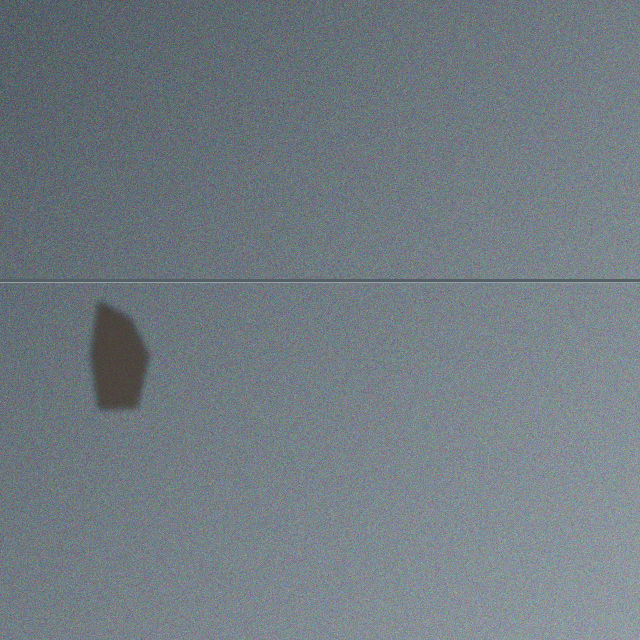
#> input picture Backend/data/datasets/sample_inspections/images/sample_contamination_specimen.png, 640 x 640 px
$ python -i detection_service.py   (imports and definitions only)
#> lines starting #> are read from the running program, lines starting #| are printed output that depends on the picture; after the words box and inside, x2 and y2 are one past the last pixel; in counts of white or black regions, pixels touching at a corner belong together
"""
AI Computer Vision Defect Detection Service for Marine Defense Platform Coating Inspection.
Performs real feature segmentation (corrosion, scratches, blisters, inclusions) with bounding boxes.
"""

import cv2
import numpy as np
from PIL import Image

def detect(image_path: str) -> list[dict]:
    """
    Detects real defects in naval coating specimens:
    - Corrosion / Rust contamination (HSV color analysis)
    - Mechanical scratches & cracking (Morphological edge & line filters)
    - Blistering & Inclusions (Luminance anomaly thresholding)
    """
    detections = []
    try:
        img = cv2.imread(str(image_path))
#> img is the input picture: shape (640, 640, 3); mean B, G, R 130.7, 123.9, 114.1
        if img is None:
            return []
        height, width = img.shape[:2]
#> height = 640; width = 640

        # 1. Detect Rust / Corrosion Contamination (Orange / Brown hues in HSV)
        hsv = cv2.cvtColor(img, cv2.COLOR_BGR2HSV)
#> hsv: shape (640, 640, 3); mean H, S, V 98.9, 45.6, 135
        mask_rust = cv2.inRange(hsv, np.array([6, 60, 50]), np.array([28, 255, 255]))
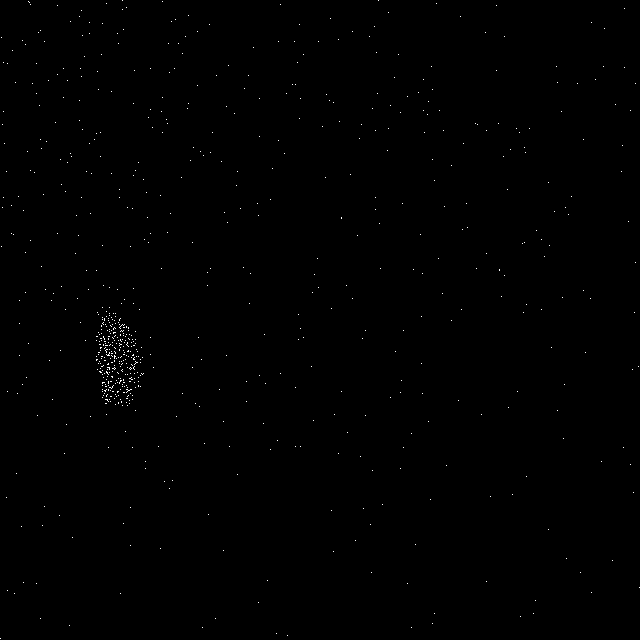
#> mask_rust: shape (640, 640); 0.22% white in thin lines or dots
        kernel = cv2.getStructuringElement(cv2.MORPH_RECT, (5, 5))
        mask_rust = cv2.morphologyEx(mask_rust, cv2.MORPH_CLOSE, kernel)
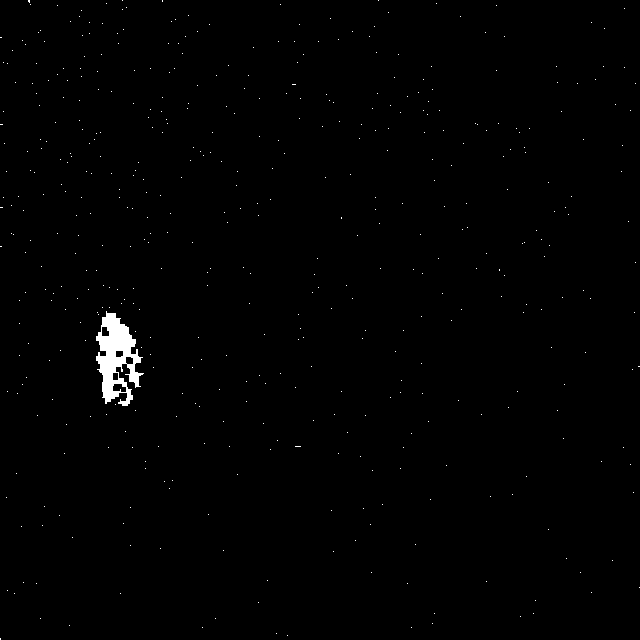
#> mask_rust: shape (640, 640); 0.69% white; 482 white regions (481 under 20 px)
        rust_contours, _ = cv2.findContours(mask_rust, cv2.RETR_EXTERNAL, cv2.CHAIN_APPROX_SIMPLE)
#> rust_contours = 482 contours, 481 with area under 20; largest, box (x1, y1, x2, y2) and area: (96, 311, 144, 406) 2349

        for c in rust_contours:
            area = cv2.contourArea(c)
            if area > (width * height * 0.0008):  # Minimum size threshold
                x, y, bw, bh = cv2.boundingRect(c)
                # Expand padding slightly for visual clarity
                pad = 4
                x_min = max(0, x - pad)
                y_min = max(0, y - pad)
                x_max = min(width, x + bw + pad)
                y_max = min(height, y + bh + pad)
                conf = min(0.98, 0.78 + (area / (width * height)) * 2.0)

                detections.append({
                    "class": "defect",
                    "subtype": "contamination",
                    "bbox": [float(x_min), float(y_min), float(x_max), float(y_max)],
                    "confidence": round(conf, 3)
                })
#> this loop made 482 passes
#> (area, x, y, bw, bh, pad, x_min, y_min) on pass 159: (2349, 96, 311, 48, 95, 4, 92, 307)
#> after the loop, detections = 1 item

        # 2. Detect White Blisters / Surface Inclusions
        gray = cv2.cvtColor(img, cv2.COLOR_BGR2GRAY)
        mask_white = cv2.inRange(gray, 195, 255)
#> mask_white: shape (640, 640); every value is 0
        # Exclude large plain white borders
        white_contours, _ = cv2.findContours(mask_white, cv2.RETR_EXTERNAL, cv2.CHAIN_APPROX_SIMPLE)
#> white_contours = []
        for c in white_contours:
            area = cv2.contourArea(c)
            # Spot size between 0.05% and 2.5% of frame
            if (width * height * 0.0003) < area < (width * height * 0.03):
                x, y, bw, bh = cv2.boundingRect(c)
                # Filter out pure square ArUco fiducials (aspect close to 1 and solid perimeter)
                aspect = bw / float(bh) if bh > 0 else 0
                if 0.5 < aspect < 2.0:
                    detections.append({
                        "class": "defect",
                        "subtype": "inclusion",
                        "bbox": [float(x), float(y), float(x + bw), float(y + bh)],
                        "confidence": round(0.88, 3)
                    })
#> this loop made 0 passes

        # 3. Detect Scratches / Mechanical Holidays (Dark linear discontinuities)
        mask_scratch = cv2.inRange(gray, 0, 45)
        # Morphological line detector
        line_kernel = cv2.getStructuringElement(cv2.MORPH_RECT, (7, 2))
        scratch_filtered = cv2.morphologyEx(mask_scratch, cv2.MORPH_OPEN, line_kernel)
        scratch_contours, _ = cv2.findContours(scratch_filtered, cv2.RETR_EXTERNAL, cv2.CHAIN_APPROX_SIMPLE)
#> scratch_contours = []
        for c in scratch_contours:
            area = cv2.contourArea(c)
            if area > (width * height * 0.0002):
                x, y, bw, bh = cv2.boundingRect(c)
                # Ignore edge border markers
                if x > 15 and (x + bw) < (width - 15) and y > 15 and (y + bh) < (height - 15):
                    detections.append({
                        "class": "defect",
                        "subtype": "scratch",
                        "bbox": [float(x), float(y), float(x + bw), float(y + bh)],
                        "confidence": round(0.92, 3)
                    })

        # Simple Non-Maximum Suppression / Deduplication
        if len(detections) > 1:
            filtered = []
            for d in sorted(detections, key=lambda x: x["confidence"], reverse=True):
                box_a = d["bbox"]
                overlap = False
                for existing in filtered:
                    box_b = existing["bbox"]
                    # Calculate IoU
                    xx1 = max(box_a[0], box_b[0])
                    yy1 = max(box_a[1], box_b[1])
                    xx2 = min(box_a[2], box_b[2])
                    yy2 = min(box_a[3], box_b[3])
                    inter = max(0, xx2 - xx1) * max(0, yy2 - yy1)
                    area_a = (box_a[2] - box_a[0]) * (box_a[3] - box_a[1])
                    if area_a > 0 and (inter / area_a) > 0.4:
                        overlap = True
                        break
                if not overlap:
                    filtered.append(d)
            detections = filtered

        # Cap maximum detections to top 15 most prominent defects
        detections = detections[:15]

    except Exception as e:
        print(f"[Warning] Defect detection error: {e}")
        return []

    return detections

>>> result = detect('../../../Backend/data/datasets/sample_inspections/images/sample_contamination_specimen.png')
#> result = 1 item
